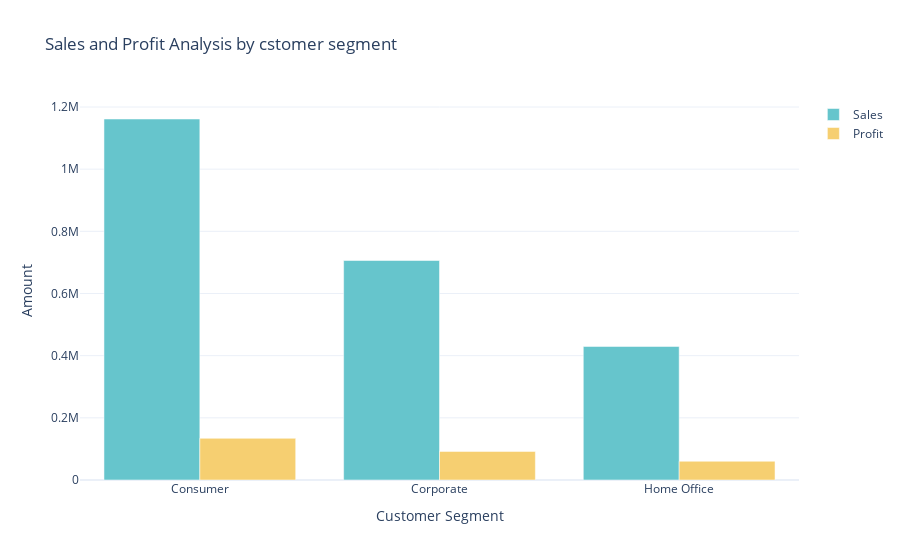

Notebook cell for this chart:
### Code cell
sales_profit_by_segment=data.groupby('Segment').agg({'Sales':'sum','Profit':'sum'}).reset_index()
color_palette =px.colors.qualitative.Pastel

fig = go.Figure()
fig.add_trace(go.Bar(x=sales_profit_by_segment['Segment'],
                     y=sales_profit_by_segment['Sales'],
                     name='Sales',
                     marker_color=color_palette[0]))

fig.add_trace(go.Bar(x=sales_profit_by_segment['Segment'],
                     y=sales_profit_by_segment['Profit'],
                     name='Profit',
                     marker_color=color_palette[1]))




fig.update_layout(title='Sales and Profit Analysis by cstomer segment',
                   xaxis_title='Customer Segment', yaxis_title='Amount')

fig.show()

### Figure 1 — Plotly figure (JSON) as saved in the notebook; plotly's stock layout.template omitted (floating-point values rounded to 4 significant figures)
{"data": [{"marker": {"color": "rgb(102, 197, 204)"}, "name": "Sales", "type": "bar", "x": ["Consumer", "Corporate", "Home Office"], "y": [1161000.0, 706100.0, 429700.0]}, {"marker": {"color": "rgb(246, 207, 113)"}, "name": "Profit", "type": "bar", "x": ["Consumer", "Corporate", "Home Office"], "y": [134100.0, 91980.0, 60300.0]}], "layout": {"autosize": true, "title": {"text": "Sales and Profit Analysis by cstomer segment"}, "xaxis": {"autorange": true, "range": [-0.5, 2.5], "title": {"text": "Customer Segment"}, "type": "category"}, "yaxis": {"autorange": true, "range": [0, 1223000.0], "title": {"text": "Amount"}, "type": "linear"}}}
